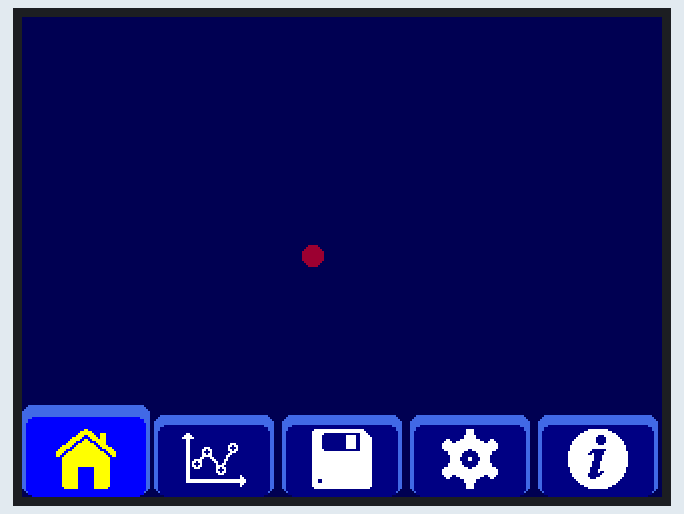
Recording of a sketch running on a simulated Arduino Uno, built with avr-gcc and run on an emulated ATmega328P. Shown: 320×240 colour display.

Above: at 0.72 s.
At 1.33 s:
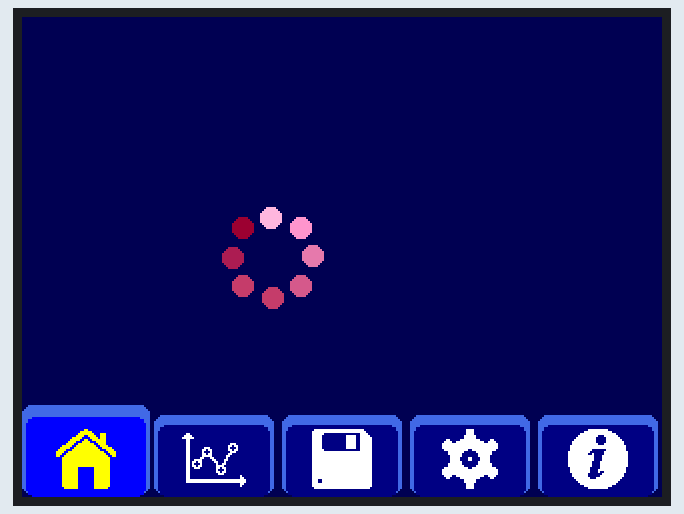
At 1.95 s:
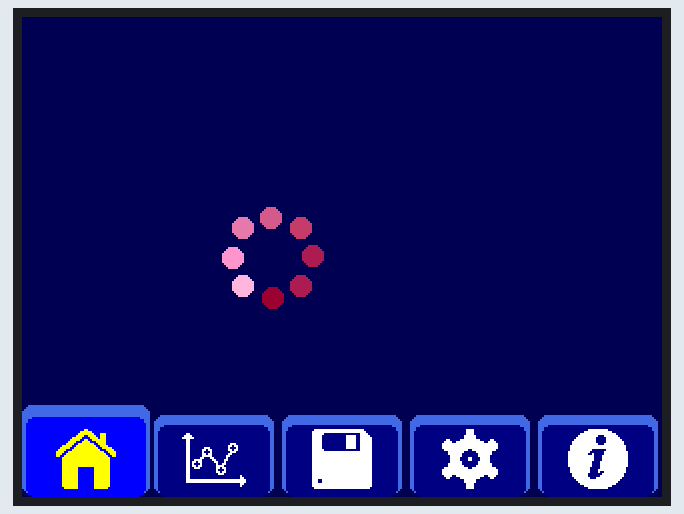
At 3.17 s:
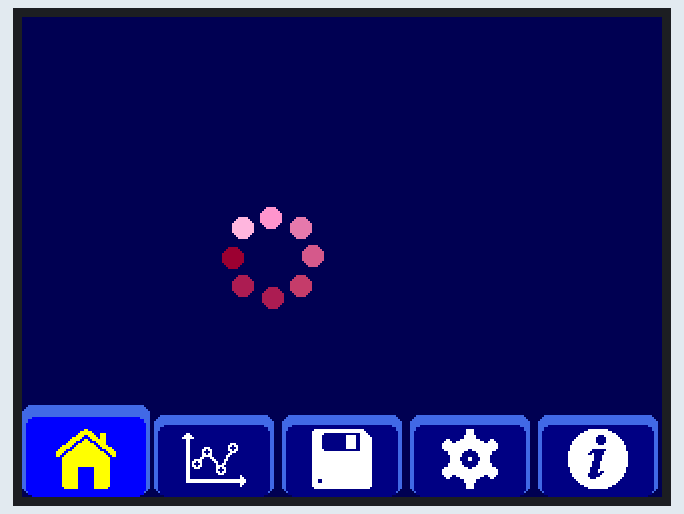
At 3.79 s:
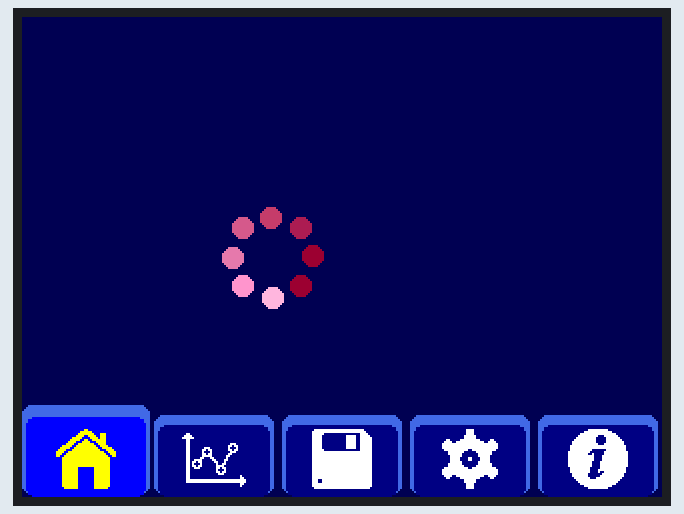
At 5.64 s:
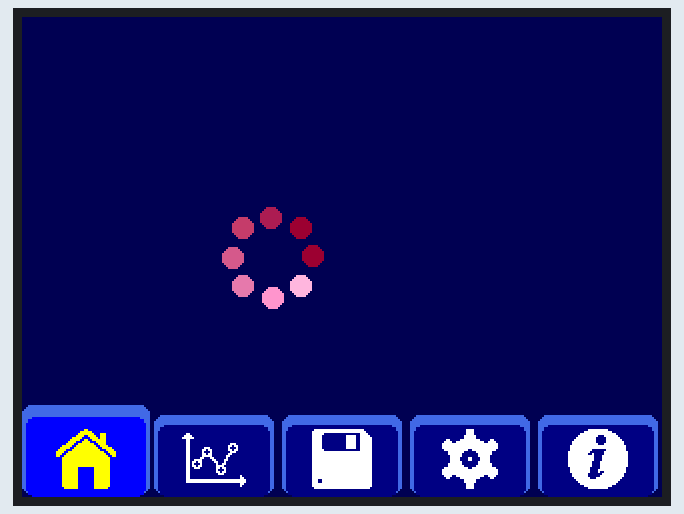

Measured:
- by itself, everything shown: repeats every 4.9 s, in 16 steps

The sketch:

W1N_GUI_V0.1.ino
```cpp
//======================ARDUINO PROJECT======================
//PROJECT NAME : VOLTAGE DATA LOGGER
//START DATE   : 2020 Sep 28
//VERSION      : 0.1
//UPDATE DATE  : 2020 Sep 28
//TARGET BOARD : Arduino Uno
//                 Data Logging Shield V1.0 (Deek-Robot)
//                 2.4" TFT LCD Shield (MCUFriend), Mod. "LCD_RST" (Pull Up Vcc)
//AUTHOR       : Winata Panjaya
//=====================^ARDUINO PROJECT^=====================

//=======================PIN RESOURCE========================
//                             // 13[PB5/SCK] := SD_SCK
//                             // 12[PB4/MISO]:= SD_DO
//                             // 11[PB3/MOSI]:= SD_DI
//                             // 10[PB2/SS   := SD_CS
//                             // 9 [PB1]     := LCD_D0
//                             // 8 [PB0]     := LCD_D0
//                             //
//                             // 7 [PD7]     := LCD_D7
//                             // 6 [PD6]     := LCD_D6
// A0[PC0]    := LCD_RD        // 5 [PD5]     := LCD_D5
// A1[PC1]    := LCD_WR        // 4 [PD4]     := LCD_D4
// A2[PC2]    := LCD_RS        // 3 [PD3]     := LCD_D3
// A3[PC3]    := LCD_CD        // 2 [PD2]     := LCD_D2
// A4[PC4/SDA]:= RTC_SDA       // 1 [PD1/Tx]  :=
// A5[PC5/SCL]:= RTS_SCL       // 0 [PD0/Rx]  :=
//======================^PIN RESOURCE^=======================

//==========================LIBRARY==========================
#include "Adafruit_GFX.h"    // Core graphics library
#include "MCUFRIEND_kbv.h"   // Hardware specific library

#include "MonoIcon_Set_32x32.h"
//#include "Fonts/FreeSans9pt7b.h"
//#include "Fonts/FreeSans12pt7b.h"
//#include "Fonts/FreeSerif12pt7b.h"
//#include "FreeDefaultFonts.h"
//#include "FreeSevenSegNumFontPlusPlus.h"
//=========================^LIBRARY^=========================

//===========================CLASS===========================
MCUFRIEND_kbv tft;
//==========================^CLASS^==========================

//====================VARIABLE DECLARATION===================
//GRAYSCALE            RGB565      RGB                  HEX
#define C_BLACK        0x0000      //rgb(  0,  0,  0) 	#000000
#define C_GREYDARK     0x528A      //rgb( 80, 80, 80)   #505050
#define C_GREY         0xAD55      //rgb(169,169,169) 	#A9A9A9
#define C_SILVER       0xC618      //rgb(192,192,192) 	#C0C0C0
#define C_GREYLIGHT    0xDEFB      //rgb(220,220,220) 	#DCDCDC
#define C_WHITESNOW    0xFFDF      //rgb(250,250,250)   #FAFAFA
#define C_WHITE        0xFFFF      //rgb(255,255,255) 	#FFFFFF
//RED                  RGB565      RGB                  HEX
#define C_RED          0xF800      //rgb(255,  0,  0) 	#FF0000
#define C_MAROON       0x8800      //rgb(139,  0,  0)   #8B0000
#define C_CRIMSON      0xD8A7      //rgb(220, 20, 60)   #DC143C
#define C_REDCORAL     0xF410      //rgb(240,128,128) 	#F08080
//PINK                 RGB565      RGB                  HEX
#define C_PINK         0xFDB8      //rgb(255,182,193) 	#FFB6C1
#define C_MAGENTA      0xF81F      //rgb(255  ,0,255) 	#FF00FF
#define C_PINKDEEP     0xF8B2      //rgb(255, 20,147) 	#FF1493
#define C_PINKHOT      0xFB56      //rgb(255,105,180) 	#FF69B4
#define C_PINKLIGHT    0xFF3C      //rgb(255,228,225) 	#FFE4E1
//PURPLE               RGB565      RGB                  HEX
#define C_PURPLE       0x780F      //rgb(128,  0,128) 	#800080
#define C_INDIGO       0x4810      //rgb( 75,  0,130) 	#4B0082
#define C_PURPLEDARK   0x901A      //rgb(148,  0,211) 	#9400D3
#define C_VIOLET       0xEC1D      //rgb(238,130,238) 	#EE82EE
#define C_PURPLELIGHT  0xDD1B      //rgb(221,160,221) 	#DDA0DD
//GREEN                RGB565      RGB                  HEX
#define C_GREEN        0x07E0      //rgb(  0,255,  0) 	#00FF00
#define C_GREENDARK    0x03E0      //rgb(  0,128,  0) 	#008000
#define C_OLIVE        0x7BE0      //rgb(128,128,  0) 	#808000
#define C_GREENYELLOW  0xAFE5      //rgb(173,255, 47) 	#ADFF2F
#define C_GREENSPRING  0x07EF      //rgb(  0,255,127) 	#00FF7F
#define C_GREENPALE    0x9FD3      //rgb(152,251,152) 	#98FB98
//CYAN                 RGB565      RGB                  HEX
#define C_CYAN         0x07FF      //rgb(  0,255,255) 	#00FFFF
#define C_CYANDARK     0x03EF      //rgb(  0,128,128) 	#008080
#define C_TURQUOISE    0x471A      //rgb( 64,224,208) 	#40E0D0
#define C_AQUAMARINE   0x7FFA      //rgb(127,255,212) 	#7FFFD4
#define C_CYANLIGHT    0xE7FF      //rgb(224,255,255) 	#E0FFFF
//BLUE                 RGB565      RGB                  HEX
#define C_BLUE         0x001F      //rgb(  0,  0,255) 	#0000FF
#define C_BLUENIGHT    0x000A      //rgb(  0,  0, 82) 	#000052
#define C_BLUENAVY     0x0010      //rgb(  0,  0,128) 	#000080
#define C_BLUEROYAL    0x435C      //rgb( 65,105,225) 	#4169E1
#define C_BLUESKY      0x867D      //rgb(135,206,235) 	#87CEEB
#define C_BLUELIGHT    0xB71C      //rgb(176,224,230) 	#B0E0E6
//ORANGE                 RGB565      RGB                  HEX
#define C_ORANGE       0xFDA0      //rgb(255,180,  0)   #FFB400
#define C_ORANGERED    0xFA20      //rgb(255, 69,  0)  	#FF4500
#define C_ORANGESALMON 0xFD0F      //rgb(255,160,122) 	#FFA07A
//YELLOW                 RGB565      RGB                  HEX
#define C_YELLOW       0xFFE0      //rgb(255,255,  0) 	#FFFF00
#define C_GOLD         0xFEA0      //rgb(255,215,  0) 	#FFD700
#define C_YELLOWLIGHT  0xFFEC      //rgb(255,255,100) 	#FFFF64
//BROWN                RGB565      RGB                  HEX
#define C_BROWN        0xA145      //rgb(165, 42, 42) 	#A52A2A
#define C_BROWNDARK    0x8A22      //rgb(139, 69, 19) 	#8B4513
#define C_CHOCOLATE    0xD343      //rgb(210,105, 30) 	#D2691E
#define C_BROWNLIGHT   0xDDD0      //rgb(222,184,135) 	#DEB887
#define C_KHAKIDARK    0xF731      //rgb(240,230,140) 	#F0E68C
#define C_KHAKI        0xBDAD      //rgb(189,183,107) 	#BDB76B

//int a = 3000;
//int b = 4000;
//int j, j2;
//int i, i2;
int col[8];
//===================^VARIABLE DECLARATION^==================

void ShowMsgXY(int x, int y, int sz, uint16_t clor,const GFXfont *f, const char *msg)
{
  tft.setFont(f);
  tft.setCursor(x, y);
  tft.setTextColor(clor);
  tft.setTextSize(sz);
  tft.print(msg);
}

void setup()
{
  tft.reset();
  uint16_t TFTID = tft.readID();
  tft.begin(TFTID);
  tft.setRotation(1);         //0=landscape, 1=Portrait, 2=180 Landscape, 3=180 Portrait.
  tft.invertDisplay(false);   //Inverting Screen Colors
  tft.fillScreen(C_BLUENIGHT);

  col[0] = tft.color565(155,   0,  50);
  col[1] = tft.color565(170,  30,  80);
  col[2] = tft.color565(195,  60, 110);
  col[3] = tft.color565(215,  90, 140);
  col[4] = tft.color565(230, 120, 170);
  col[5] = tft.color565(250, 150, 200);
  col[6] = tft.color565(255, 180, 220);
  col[7] = tft.color565(255, 210, 240);
}

void loop(void)
{
//  tft.drawRGBBitmap(5, 75, test, 52, 38);          //Color Image
//  tft.drawBitmap(  5,  15, Line1, 45, 45, 0xffff);  //Monocrome Battery Icon
//  tft.drawBitmap( 60,  15, Line2, 45, 45, 0xffff);  //Monocrome Wifi Icon
//  tft.drawBitmap(130,  20, Line3, 45, 45, 0xffff);  //Monocrome Mail Icon
//  tft.drawBitmap(200,  20, Line4, 45, 45, 0xffff);  //Monocrome Instagram Icon
//  tft.drawBitmap(265,  20, Line6, 45, 45, 0xffff);  //Monocrome Twitter Icon
//  tft.drawBitmap(  5, 130, Line7, 45, 45, 0xffff);  //Monocrome Rain Icon
//  tft.drawBitmap(  5, 190, Line5, 45, 45, 0xffff);  //Monocrome Power Icon

//  ShowMsgXY(160, 180, 1, C_YELLOW, &FreeSevenSegNumFontPlusPlus, "20:42");
//  ShowMsgXY(160, 210, 1, C_WHITE, &FreeSans12pt7b, "Sunday");
//  ShowMsgXY(160, 235, 1, C_PINK, &FreeSerif12pt7b, "2020 Sep 27");
  tft.fillRoundRect(  2,199,60,40,5,C_BLUEROYAL);
  tft.fillRoundRect(  4,204,56,36,4,C_BLUENAVY);

  tft.fillRoundRect( 66,199,60,40,5,C_BLUEROYAL);
  tft.fillRoundRect( 68,204,56,36,4,C_BLUENAVY);

  tft.fillRoundRect(130,199,60,40,5,C_BLUEROYAL);
  tft.fillRoundRect(132,204,56,36,4,C_BLUENAVY);

  tft.fillRoundRect(194,199,60,40,5,C_BLUEROYAL);
  tft.fillRoundRect(196,204,56,36,4,C_BLUENAVY);

  tft.fillRoundRect(258,199,60,40,5,C_BLUEROYAL);
  tft.fillRoundRect(260,204,56,36,4,C_BLUENAVY);

  tft.fillRoundRect(  0,194,64,45,5,C_BLUEROYAL);
  tft.fillRoundRect(  2,200,60,40,4,C_BLUE);

  tft.drawBitmap( 16,205,MonoIcon_Home_32x32   ,32,32,C_YELLOW);
  tft.drawBitmap( 80,205,MonoIcon_Graph_32x32  ,32,32,C_WHITE);
  tft.drawBitmap(144,205,MonoIcon_Disket_32x32 ,32,32,C_WHITE);
  tft.drawBitmap(208,205,MonoIcon_Setting_32x32,32,32,C_WHITE);
  tft.drawBitmap(272,205,MonoIcon_Info_32x32   ,32,32,C_WHITE);

  for (int i = 8; i > 0; i--) {
    tft.fillCircle(125 + 20 * (cos(-(i + 0)*3.1416 / 4)), 120 + 20 * (sin(-(i + 0)*3.1416 / 4)), 5, col[0]); delay(15);
    tft.fillCircle(125 + 20 * (cos(-(i + 1)*3.1416 / 4)), 120 + 20 * (sin(-(i + 1)*3.1416 / 4)), 5, col[1]); delay(15);
    tft.fillCircle(125 + 20 * (cos(-(i + 2)*3.1416 / 4)), 120 + 20 * (sin(-(i + 2)*3.1416 / 4)), 5, col[2]); delay(15);
    tft.fillCircle(125 + 20 * (cos(-(i + 3)*3.1416 / 4)), 120 + 20 * (sin(-(i + 3)*3.1416 / 4)), 5, col[3]); delay(15);
    tft.fillCircle(125 + 20 * (cos(-(i + 4)*3.1416 / 4)), 120 + 20 * (sin(-(i + 4)*3.1416 / 4)), 5, col[4]); delay(15);
    tft.fillCircle(125 + 20 * (cos(-(i + 5)*3.1416 / 4)), 120 + 20 * (sin(-(i + 5)*3.1416 / 4)), 5, col[5]); delay(15);
    tft.fillCircle(125 + 20 * (cos(-(i + 6)*3.1416 / 4)), 120 + 20 * (sin(-(i + 6)*3.1416 / 4)), 5, col[6]); delay(15);
    tft.fillCircle(125 + 20 * (cos(-(i + 7)*3.1416 / 4)), 120 + 20 * (sin(-(i + 7)*3.1416 / 4)), 5, col[7]); //delay(15);
  }


// while (1);    //HALT
}
// END
```

Source omitted: con_Set_32x32.h (data table, 4392 bytes)
